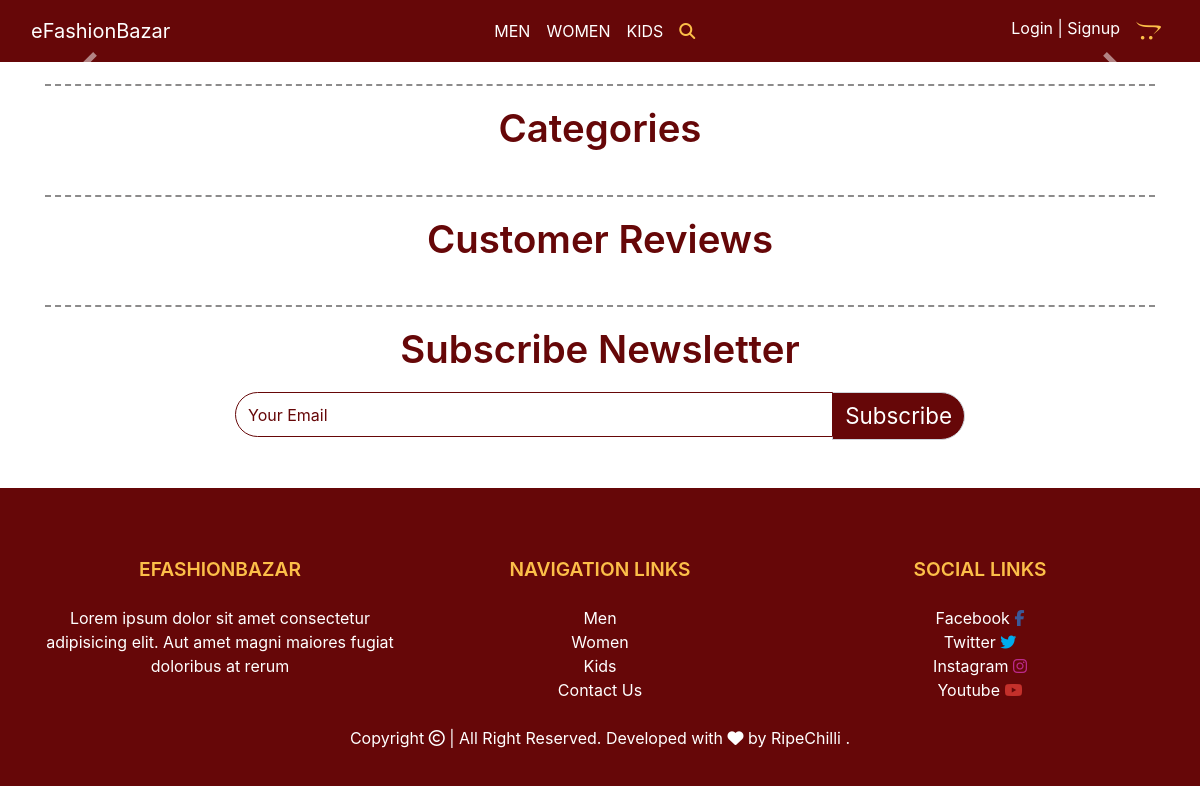
The app's page /, older data.
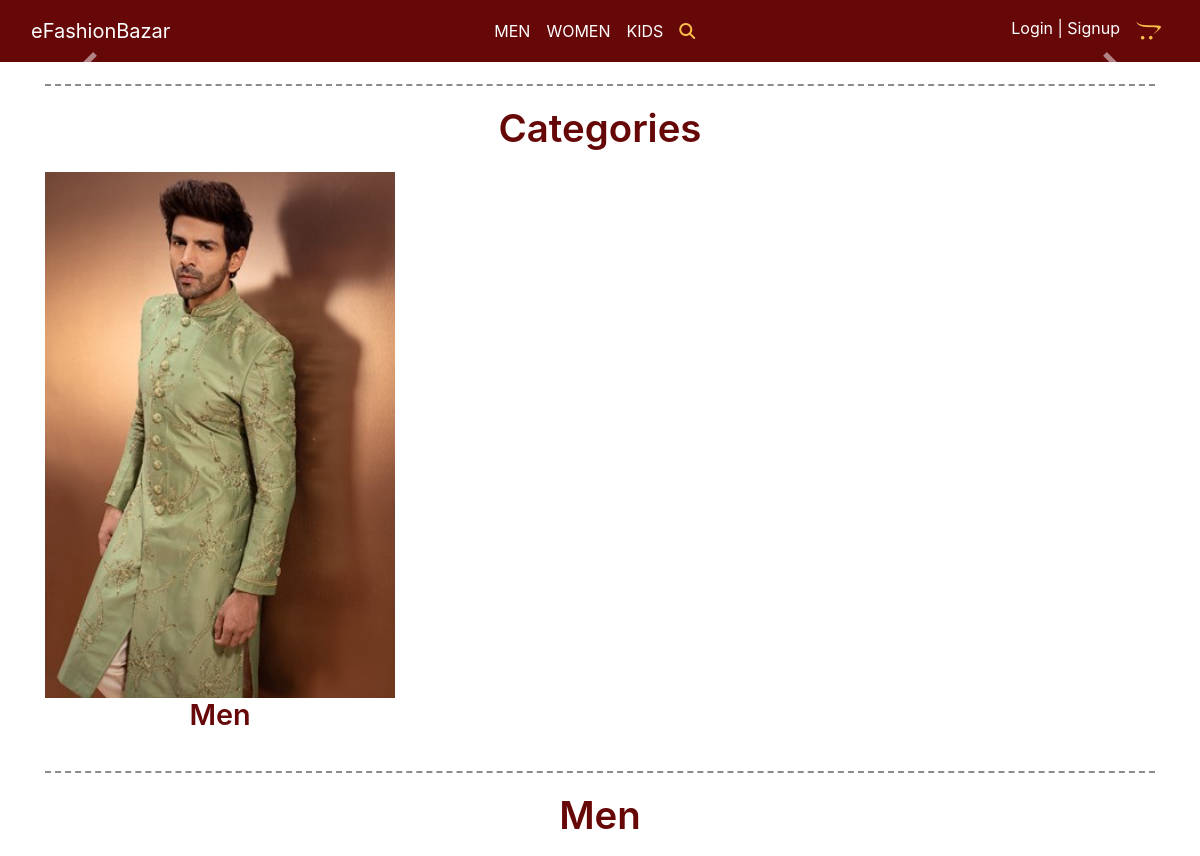
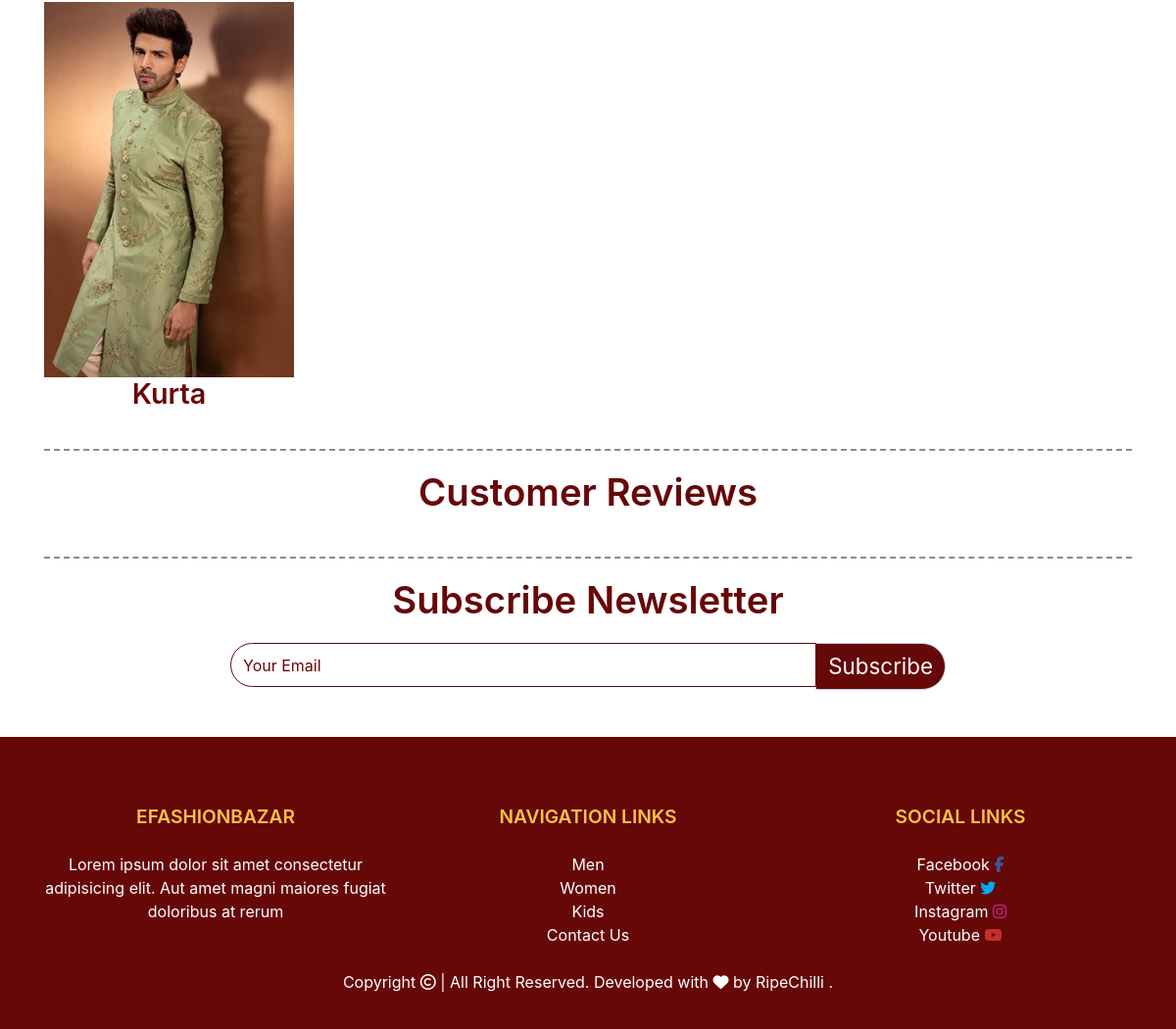
The same page, newer data (2 pictures, top to bottom).
### products/models.py (models this page shows, shortened)
class Available_For(models.Model):
    title = models.CharField(max_length=200)
    img = models.ImageField(upload_to='Available For', null=True)

class Category(models.Model):
    title = models.CharField(max_length=200)
    poster = models.ImageField(upload_to='Category Poster', null=True)
    _for = models.ForeignKey(Available_For, on_delete=models.CASCADE, null=True)

### products/views.py (the view)
# urls.py: path('', landing, name="landing"),
def landing(request):
    crousal = Crousal.objects.all()
    items = Item.objects.all()[:8]
    category = Category.objects.all()
    tags = metaTags.objects.all()
    reviews = Review.objects.all()
    context = {
        'available_for':Available_For.objects.all(),
        'crousal':crousal,
        'items':items,
        'tag': tags,
        'review': reviews,
    }
    return render(request, 'index.html', context)

### products/templates/index.html (shortened to what this page needs)
{% extends 'base.html' %}
{% block mainCont %}
{% load static %}
  <section class="mainBanner">
    <div id="carouselExampleControls" class="carousel slide" data-ride="carousel">
      <a class="carousel-control-prev" href="#carouselExampleControls" role="button" data-slide="prev">
        <span class="carousel-control-prev-icon" aria-hidden="true"></span>
      </a>
      <a class="carousel-control-next" href="#carouselExampleControls" role="button" data-slide="next">
        <span class="carousel-control-next-icon" aria-hidden="true"></span>
      </a>
    </div>
  </section>
  <section class="categoriesSec">
    <div class="container">
      <div class="row">
        <div class="col-lg-12 col-12">
          <hr class="style5">
          <p class="text-center categoriesMainTitle">
            Categories
          </p>
        </div>
      </div>
      <div class="row">
        {% for i in available_for %}
        <div class="col-lg-4 col-12">
          <a href="#{{i.title}}particularCategoriesSecId">
            <div class="categoriesCard">
              <img src="{{i.img.url}}" class="img-fluid categoriesCardImage" alt="">
              <p class="text-center categoriesCardTitle">
                {{i.title}}
              </p>
            </div>
          </a>
        </div>
        {% endfor %}
      </div>
    </div>
  </section>
{% for i in available_for %}
  <section class="particularCategoriesSec" id="{{i.title}}particularCategoriesSecId">
    <div class="container">
      <div class="row">
        <div class="col-lg-12 col-12">
          <hr class="style5">
          <p class="text-center categoriesMainTitle">
            {{i.title}}
          </p>
        </div>
      </div>
      <div class="row">
        {% for j in i.category_set.all %}
        <div class="col-lg-3 col-md-6 col-6">
          <a href="{% url 'category' j.id %}">
            <div class="particularCategoriesCard">
              <img src="{{j.poster.url}}" class="img-fluid particularCategoriesCardImage" alt="">
              <p class="text-center particularCategoriesCardTitle">
                {{j.title}}
              </p>
            </div>
          </a>
        </div>
        {% endfor %}
      </div>
    </div>
  </section>
{% endfor %}
  <section class="reviews">
    <div class="container">
      <div class="row">
        <div class="col-lg-12 col-12">
          <hr class="style5">
          <p class="text-center categoriesMainTitle">
            Customer Reviews
          </p>
        </div>
      </div>
      <div class="row">
        <div class="col-lg-12 col-12">
          <div id="carouselExampleControls" class="carousel slide carousel-fade" data-ride="carousel">
            <a class="carousel-control-prev" href="#carouselExampleControls" role="button" data-slide="prev">
              <span class="carousel-control-prev-icon" aria-hidden="true"></span>
            </a>
            <a class="carousel-control-next" href="#carouselExampleControls" role="button" data-slide="next">
              <span class="carousel-control-next-icon" aria-hidden="true"></span>
            </a>
          </div>
        </div>
      </div>
    </div>
  </section>
  <section class="newsLetter">
    <div class="container">
      <div class="row">
        <div class="col-lg-12 col-12">
          <hr class="style5">
          <p class="text-center categoriesMainTitle">
            Subscribe Newsletter
          </p>
        </div>
      </div>
      <div class="row">
        <div class="col-lg-8 offset-lg-2 col-12">
          <div class="input-group blogBar">
            <input type="search" class="form-control searchInput" placeholder="Your Email">
            <div class="input-group-append">
              <span class="input-group-text subscribeText">Subscribe</span>
            </div>
          </div>
        </div>
      </div>
    </div>
  </section>
  {% include 'footer.html' %}
{% endblock mainCont %}

### products/templates/base.html (shortened to what this page needs)
<!doctype html>
<html lang="en">
{% load static %}
<head>
  <link rel="stylesheet" href="https://stackpath.bootstrapcdn.com/bootstrap/4.3.1/css/bootstrap.min.css"
>
  <link rel="stylesheet" href="{% static 'css/itsmystyle.css' %}">
  <link rel="stylesheet" href="https://stackpath.bootstrapcdn.com/font-awesome/4.7.0/css/font-awesome.min.css"
>
</head>
<body>
  <nav class="navbar navbar-expand-sm navbar-dark" id="navbarId">
    <div class="container-fluid">
      <a class="navbar-brand" href="{% url 'landing' %}">eFashionBazar</a>
      <div class="collapse navbar-collapse" id="collapsibleNavId">
        <ul class="navbar-nav ml-auto mt-2 mt-lg-0">
          <li class="nav-item">
            <a class="nav-link navAnchorItem" href="{% url 'landing' %}#MENparticularCategoriesSecId">MEN</a>
          </li>
          <li class="nav-item">
            <a class="nav-link navAnchorItem" href="{% url 'landing' %}#WOMENparticularCategoriesSecId">WOMEN</a>
          </li>
          <li class="nav-item">
            <a class="nav-link navAnchorItem" href="{% url 'landing' %}#KIDSparticularCategoriesSecId">KIDS</a>
          </li>
          <li class="nav-item">
            <a class="nav-link navAnchorItem"data-toggle="collapse" href="#searchItem" role="button" aria-expanded="false" aria-controls="searchItem">
              <i class="fa fa-search cartlogo" aria-hidden="true"></i>
            </a>
          </li>
        </ul>
        <ul class="navbar-nav ml-auto">
          {% if user.is_authenticated %}
          <li class="nav-item">
            <form method="post" action="{% url 'account_logout' %}">
              {% csrf_token %}
                <button type="submit" class="btn btn-link navAnchorItem">Logout</a>
            </form>
          </li>
          {% else %}
          <li class="nav-item">
            <a class="nav-link navAnchorItem" href="{% url 'account_login' %}">Login | Signup</a>
          </li>
          {% endif %}
          <li class="nav-item">
            <a class="nav-link carLogoAnchor" href="/cart/">
              <i class="fa fa-opencart cartlogo" aria-hidden="true"></i>
            </a>
          </li>
        </ul>
      </div>
    </div>
  </nav>
    {% block mainCont %}{% endblock mainCont %}
</body>
</html>

### products/templates/footer.html (shortened to what this page needs)
<section class="footerId">
    <div class="container">
      <div class="row">
        <div class="col-lg-4 col-md-4 col-sm-6 col-12 justify-content-center text-center footer-div">
          <h4 class="footerH4">eFashionBazar</h4>
          <p class="text-white">
            Lorem ipsum dolor sit amet consectetur adipisicing elit.
            Aut amet magni maiores fugiat doloribus at rerum
          </p>
        </div>
        <div class="col-lg-4 col-md-4 col-sm-6 col-12 justify-content-center text-center footer-div">
          <h4 class="footerH4">Navigation links</h4>
          <li><a href="#">Men</a></li>
          <li><a href="#">Women</a></li>
          <li><a href="#">Kids</a></li>
          <li><a href="contactus.html">Contact Us</a></li>
        </div>
        <div class="col-lg-4 col-md-4 col-sm-12 col-12 justify-content-center text-center footer-div">
          <h4 class="footerH4">Social Links</h4>
          <li><a class="fbitext" href="#">Facebook <i class="fab fa-facebook-f fbi" aria-hidden="true"></i></a>
          </li>
          <li><a class="twitext" href="#">Twitter <i class="fab fa-twitter twi" aria-hidden="true"></i></a>
          </li>
          <li><a class="insitext" href="#">Instagram <i class="fab fa-instagram insi" aria-hidden="true"></i></a></li>
          <li> <a class="youtubetext" href="#">Youtube <i class="fab fa-youtube yti" aria-hidden="true"></i></a></li>
        </div>
      </div>
      <div class="mt-4 text-center">
        <p class="text-white">Copyright <i class="far fa-copyright" aria-hidden="true"></i>  | All Right Reserved. Developed with <i class="fa fa-heart loveRC"
            aria-hidden="true"></i> by <a href="https://www.ripechilli.com" target="_blank"
            id="RipeChilli">RipeChilli</a> .
        </p>
      </div>
    </div>
  </section>

### products/static/css/itsmystyle.css (style rules this page uses)
html { scroll-behavior: smooth; }
* { margin: 0; padding: 0; box-sizing: border-box; }
a { text-decoration: none; }
li { list-style: none; }
:root { --mainCol: #fcbf49; --bgMainCol: #ffffff; --seconMainBgCol: #660708; --txtCol: #000000; --sidenavtxtcol: #ffffff; }
#navbarId { background-color: var(--seconMainBgCol); }
.navAnchorItem { color: #ffffff !important; }
.carLogoAnchor { font-size: 20px; }
.cartlogo { color: var(--mainCol); }
.mainBanner { width: 100%; height: auto; }
.categoriesSec { width: 100%; height: auto; margin-top: 0.4rem; }
.categoriesMainTitle { font-size: 2.4rem; font-weight: 600; line-height: 1.4; color: var(--seconMainBgCol); }
.categoriesCardImage { width: 100%; height: auto; }
.categoriesCardTitle { font-size: 1.8rem; font-weight: 600; line-height: 1.2; color: var(--seconMainBgCol); }
hr.style5 { background-color: #fff; border-top: 2px dashed #8c8b8b; }
.particularCategoriesSec { width: 100%; height: auto; margin-top: 0.4rem; }
.particularCategoriesCard { width: 100%; }
.particularCategoriesCardImage { width: 100%; height: auto; }
.particularCategoriesCardTitle { font-size: 1.8rem; font-weight: 600; line-height: 1.2; color: var(--seconMainBgCol); }
.newsLetter { width: 100%; height: auto; margin-top: 0.4rem; margin-bottom: 3rem; }
.searchInput { border-radius: 100px 0px 0px 100px; border-color: var(--seconMainBgCol); min-width: 150px; min-height: 45px; }
.searchInput::placeholder { color: var(--seconMainBgCol); }
.subscribeText { color: var(--sidenavtxtcol); background: var(--seconMainBgCol); border-radius: 0 100px 100px 0; font-size: 1.4rem; min-width: 120px; min-height: 40px; }
.reviews { width: 100%; height: auto; margin-top: 0.4rem; }
.footerId { width: 100%; height: auto; padding: 70px 0 20px 0; background: var(--seconMainBgCol); position: relative; }
.footer-div h4 { text-transform: uppercase; color: var(--mainCol); margin-bottom: 25px; font-size: 1.2rem !important; font-weight: 600; }
.footer-div li a { line-height: 1.2; font-weight: 400; color: #fff; }
.fbi { color: #3b5998; }
.twi { color: #00acee; }
.insi { color: #bc2a8d; }
.yti { color: #c4302b; }
#RipeChilli { color: #ffffff; }
.loveRC { color: #ffffff; }

Row changes from the older to the newer data that the page shows:
added Available_For: img (picture), title "Men"
added Category: poster (picture), title "Kurta"
